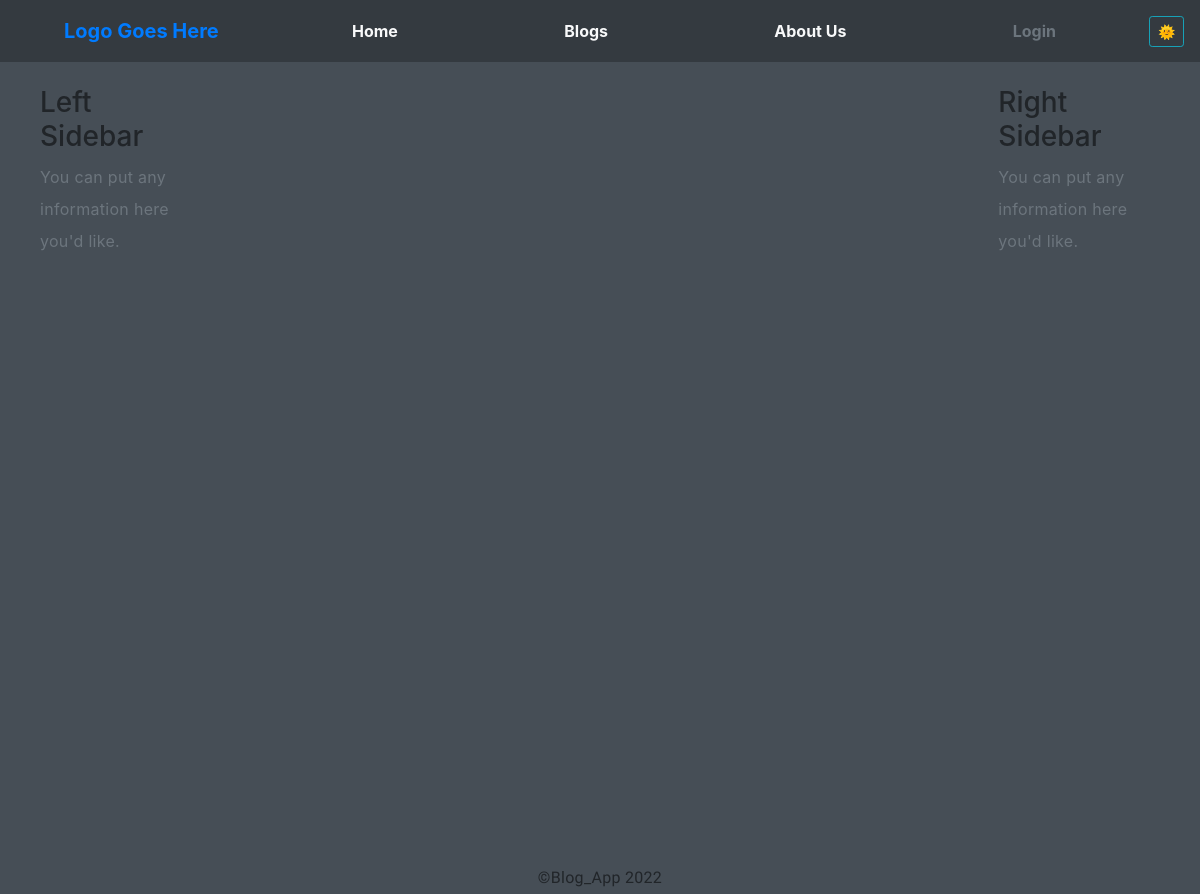
The app's page /, older data.
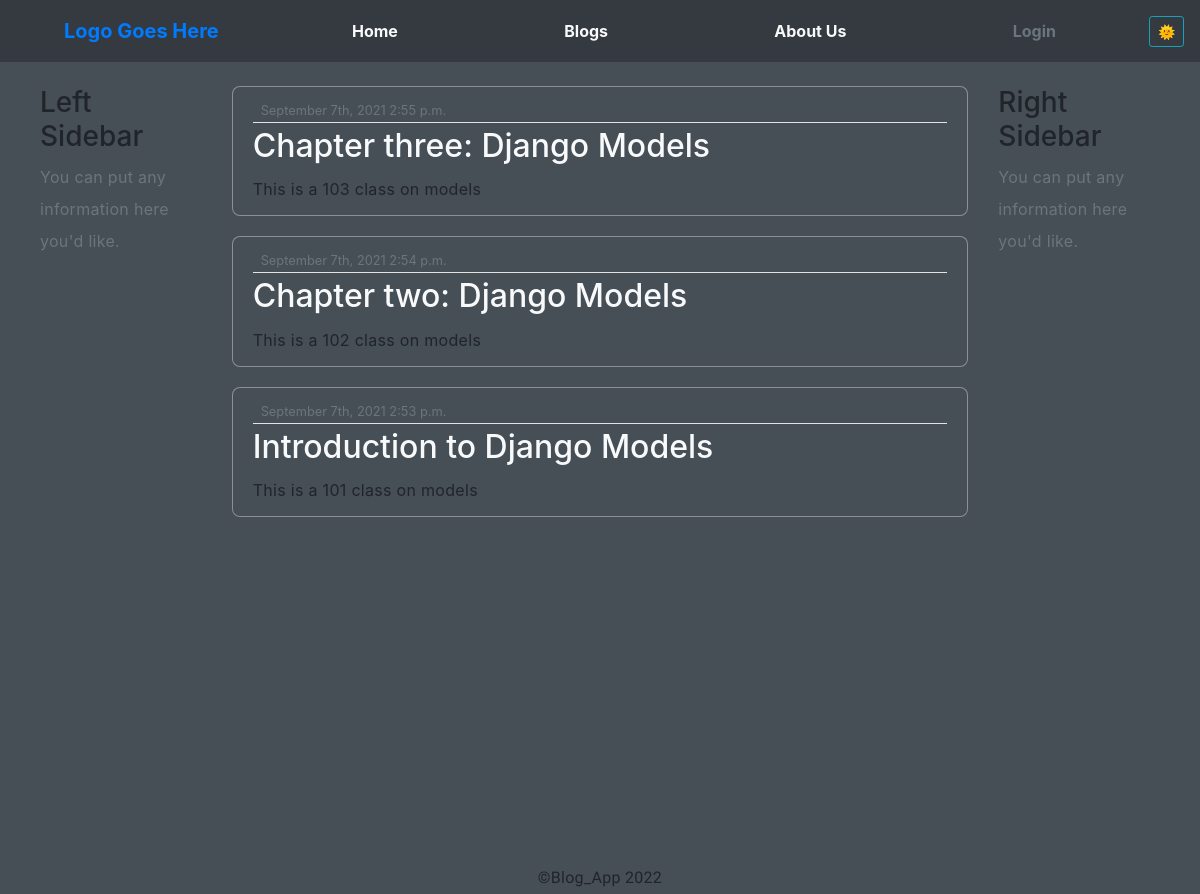
The same page, newer data.
### blogApplication/models.py (models this page shows)
class BlogPost(models.Model):
    title = models.CharField(max_length=40)
    description = models.CharField(max_length=200)
    content = models.TextField()
    image = models.ImageField(blank = True)
    date_posted = models.DateTimeField(default=timezone.now)

### blogApplication/views.py (the view)
# urls.py: path('', PostListView.as_view(), name='home'),
class PostListView(ListView):
    model = BlogPost
    template_name = 'home.html'
    context_object_name = 'posts'
    ordering = ['-date_posted']

### templates/home.html (shortened to what this page needs)
{% extends "base.html" %}
{% load static %}
{% block content %}
    <div class="row">
      <div class="col-md-2">
        <br>
        <h3>Left Sidebar</h3>
          <p class='text-muted'>You can put any information here you'd like.</p>
      </div>
    <div class="col-md-8">
    <br>
    {% for post in posts %}
    <article class="media content-section2">
        <div class="media-body">
          <div class="article-metadata">
            <small class="text-muted">{{ post.date_posted|date:"F jS, Y P"}}</small>
          </div>
          <h2><a class="article-title" href={% url 'post_detail' post.id %}>{{ post.title }}</a></h2>
          <p class="article-content">{{ post.description }}</p>
        </div>
      </article>
    {% endfor %}
    </div>
    <div class="col-md-2">
        <br>
          <h3>Right Sidebar</h3>
          <p class='text-muted'>You can put any information here you'd like.
          </p>
    </div>
    </div>
{% endblock content %}

### templates/base.html (shortened to what this page needs)
<!DOCTYPE html>
{% load static %}
<html>
	<head>
    <link rel="stylesheet" href="https://stackpath.bootstrapcdn.com/bootstrap/4.4.1/css/bootstrap.min.css">
    <link rel="stylesheet" type="text/css" href="{% static 'css/style.css' %}">
    <link id="dark-theme-style" rel="stylesheet" />
	</head>
  <body>
    <nav class="navbar navbar-transparent bg-dark navbar-expand-lg font-weight-bold sticky-top">
      <div class="d-flex">
        <a class="navbar-brand p-2 pl-5" href="#">Logo Goes Here</a>
      </div>
      <div class="">
        <div class="collapse navbar-collapse" id="navbarNavAltMarkup">
          <div class="navbar-nav">
            <a class="nav-item nav-link active text-light" href="/">Home <span class="sr-only">(current)</span></a>
            <a class="nav-item nav-link text-light" href="{% url 'home' %}">Blogs</a>
            <a class="nav-item nav-link text-light" href="{% url 'about-us' %}">About Us</a>
            <a class="nav-item nav-link disabled " href="#">Login</a>
          </div>
      <a href="javascript:void()"
      class="btn btn-outline-info btn-sm font-weight-bold "
      id="theme-toggler"
      onclick="toggleTheme()" ></a>
    </div>
      </div>
    </nav>
    <main role="main" class="container">
          {% block content %}{% endblock %}
    </main>
    <footer>
      <p>&copy;Blog_App <script>document.write(new Date().getFullYear());</script></p>
    </footer>
	</body>
</html>

### static/css/style.css (style rules this page uses)
body { background-color:#464e56; color: #212529; }
p { margin-bottom: 0; }
footer { position: relative; left: 0; bottom: 0; width: 100%; text-align: center; margin-top: auto; font-family: 'Play', sans-serif; }
.content-section2 { display: flex; background: #464e56; padding: 10px 20px; border: 1px solid rgba(190, 187, 187, 0.6); border-radius: 8px; margin-bottom: 20px; justify-content: left; }
.container { min-height: 100vh; padding-left: 10px; padding-right: 10px; }
.d-flex { width: 30vw; }
.navbar-collapse { justify-content: space-between; width: 70vw; }
.navbar-nav { justify-content: space-between; width: 60vw; }
.article-title, .mr-2 { color: #f8f9fa; }
.article-content { white-space: pre-line; }
.article-metadata { color:rgba(80, 69, 69, 0.6); }
.article-metadata { padding-bottom: 1px; margin-bottom: 4px; border-bottom: 1px solid #e3e3e3 }
p { letter-spacing: 0.3px; line-height: 2em; }

Row changes from the older to the newer data that the page shows:
added BlogPost: date_posted "September 7th, 2021 2:55 p.m.", title "Chapter three: Django Models", description "This is a 103 class on models"
added BlogPost: date_posted "September 7th, 2021 2:54 p.m.", title "Chapter two: Django Models", description "This is a 102 class on models"
added BlogPost: date_posted "September 7th, 2021 2:53 p.m.", title "Introduction to Django Models", description "This is a 101 class on models"
